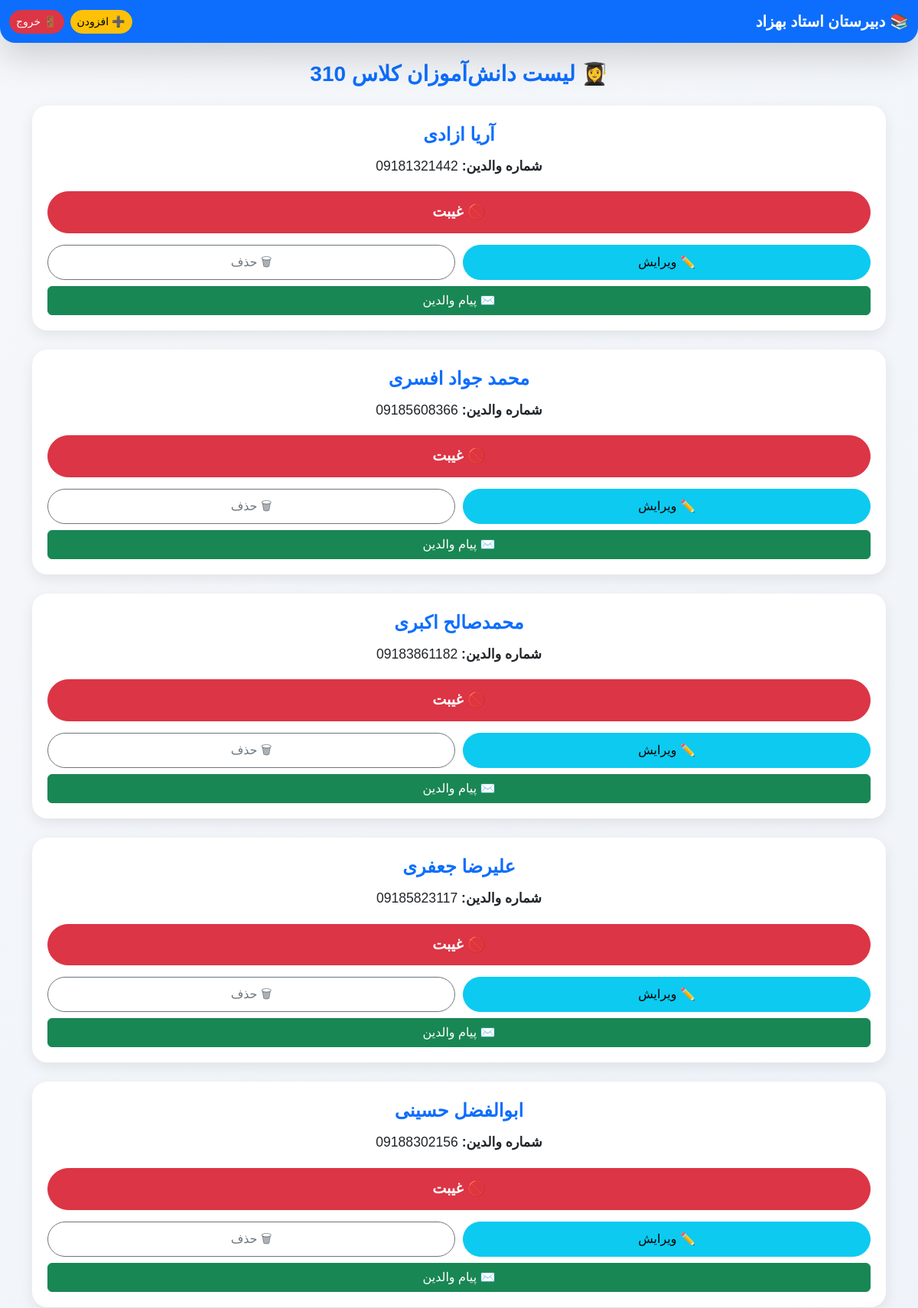
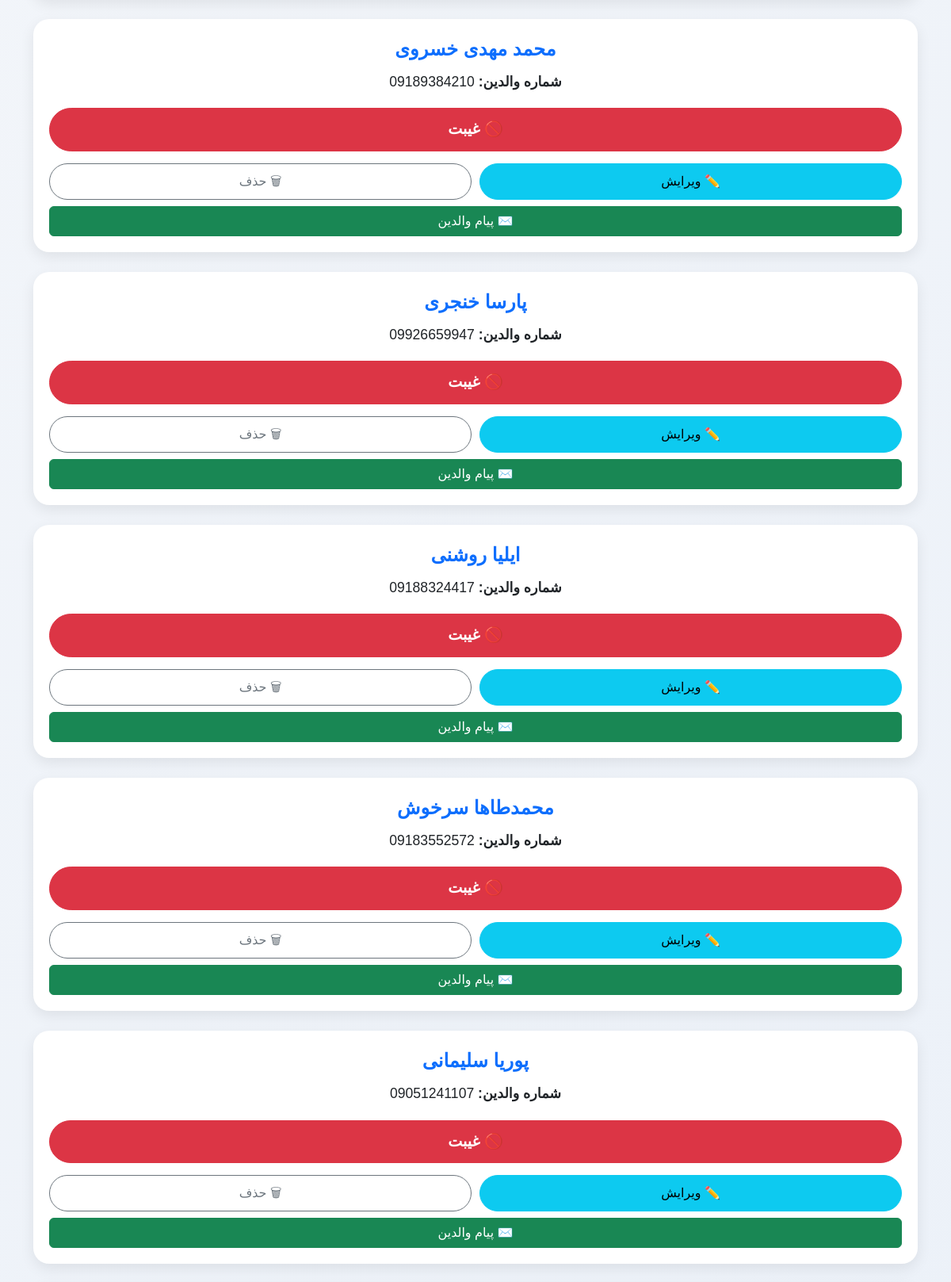
Screenshot of /class/1 (signed in, upper part) with the database file from the repository (2 pictures, top to bottom).
### app.py (models this page shows)
class Class(db.Model):
    id = db.Column(db.Integer, primary_key=True)
    name = db.Column(db.String(50), unique=True, nullable=False)
    students = db.relationship("Student", backref="class_", lazy=True, cascade="all, delete")

class Student(db.Model):
    id = db.Column(db.Integer, primary_key=True)
    firstname = db.Column(db.String(50), nullable=False)
    lastname = db.Column(db.String(50), nullable=False)
    parent_number = db.Column(db.String(20), nullable=False)
    class_id = db.Column(db.Integer, db.ForeignKey("class.id"), nullable=False)
    attendances = db.relationship("Attendance", backref="student", lazy=True, cascade="all, delete")

### app.py (the view)
@app.route("/class/<int:class_id>")
@login_required
def view_class(class_id):
    class_ = Class.query.get_or_404(class_id)
    students = Student.query.filter_by(class_id=class_id).order_by(Student.lastname, Student.firstname).all()
    return render_template("class_detail.html", class_=class_, students=students)

### app.py (called while the page is built)
def login_required(f):
    from functools import wraps
    @wraps(f)
    def decorated_function(*args, **kwargs):
        if not session.get('logged_in'):
            return redirect(url_for('login'))
        return f(*args, **kwargs)
    return decorated_function

### templates/class_detail.html (shortened to what this page needs)
<!DOCTYPE html>
<html lang="fa">
<head>
  <link href="https://cdn.jsdelivr.net/npm/bootstrap@5.3.2/dist/css/bootstrap.rtl.min.css" rel="stylesheet">
</head>
<body dir="rtl">
<nav class="navbar navbar-expand-lg navbar-dark bg-primary shadow-lg">
  <div class="container-fluid">
    <a class="navbar-brand fw-bold fs-5" href="/">📚 دبیرستان استاد بهزاد</a>
    <div class="d-flex ms-auto">
      <a href="{{ url_for('add_student', class_id=class_.id) }}" class="btn btn-warning btn-sm rounded-pill">➕ افزودن</a>
      <a href="{{ url_for('logout') }}" class="btn btn-danger btn-sm rounded-pill ms-2">🚪 خروج</a>
    </div>
  </div>
</nav>
<div class="container mt-4">
  <h3 class="text-center mb-4 text-primary fw-bold">👩‍🎓 لیست دانش‌آموزان کلاس {{ class_.name }}</h3>
  {% if students %}
    {% for student in students %}
    <div class="student-card">
      <div class="student-name">{{ student.firstname }} {{ student.lastname }}</div>
      <div class="student-info"><strong>شماره والدین:</strong> {{ student.parent_number }}</div>
      <a href="{{ url_for('absent', student_id=student.id) }}" class="btn btn-danger btn-absent">🚫 غیبت</a>
      <div class="action-row">
        <a href="{{ url_for('edit_student', id=student.id) }}" class="btn btn-info">✏️ ویرایش</a>
        <a href="{{ url_for('delete_student', id=student.id) }}"
           class="btn btn-outline-secondary"
           onclick="return confirm('آیا مطمئنید می‌خواهید حذف کنید؟');">🗑 حذف</a>
      </div>
      <button class="btn btn-success w-100 mt-2" onclick="openMessagePanel('{{ student.parent_number }}')">✉️ پیام والدین</button>
    </div>
    {% endfor %}
  {% else %}
    <p class="text-muted text-center">هیچ دانش‌آموزی در این کلاس ثبت نشده است.</p>
  {% endif %}
</div>
</body>
</html>

### templates/class_detail.html (style rules this page uses)
body { background: linear-gradient(135deg, #f5f7fa, #e4ecf7); font-family: "Vazirmatn", Tahoma, sans-serif; }
.student-card { border-radius: 20px; background: #fff; padding: 20px; margin-bottom: 25px; box-shadow: 0 6px 18px rgba(0,0,0,0.08); transition: all 0.3s ease; }
.student-name { font-size: 1.5rem; font-weight: bold; color: #0d6efd; text-align: center; margin-bottom: 10px; }
.student-info { font-size: 1.1rem; text-align: center; margin-bottom: 20px; }
.btn-absent { display: block; width: 100%; border-radius: 50px; font-size: 1.2rem; font-weight: bold; padding: 12px; margin-bottom: 15px; transition: 0.3s; }
.action-row { display: flex; justify-content: space-between; gap: 10px; }
.action-row a, .action-row button { flex: 1; border-radius: 50px; font-size: 1rem; padding: 10px; transition: 0.3s; }
.navbar { border-radius: 0 0 20px 20px; }

### rows the page displays
Class: name "310"
Student: firstname "آریا", lastname "ازادی", parent_number "09181321442"
Student: firstname "محمد جواد", lastname "افسری", parent_number "09185608366"
Student: firstname "محمدصالح", lastname "اکبری", parent_number "09183861182"
Student: firstname "علیرضا", lastname "جعفری", parent_number "09185823117"
Student: firstname "ابوالفضل", lastname "حسینی", parent_number "09188302156"
Student: firstname "محمد مهدی", lastname "خسروی", parent_number "09189384210"
Student: firstname "پارسا", lastname "خنجری", parent_number "09926659947"
Student: firstname "ایلیا", lastname "روشنی", parent_number "09188324417"
Student: firstname "محمدطاها", lastname "سرخوش", parent_number "09183552572"
Student: firstname "پوریا", lastname "سلیمانی", parent_number "09051241107"
